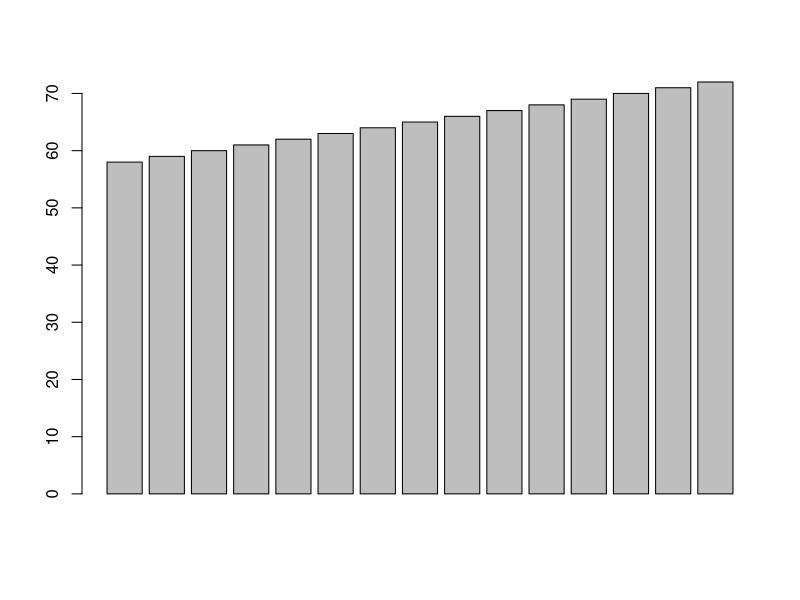
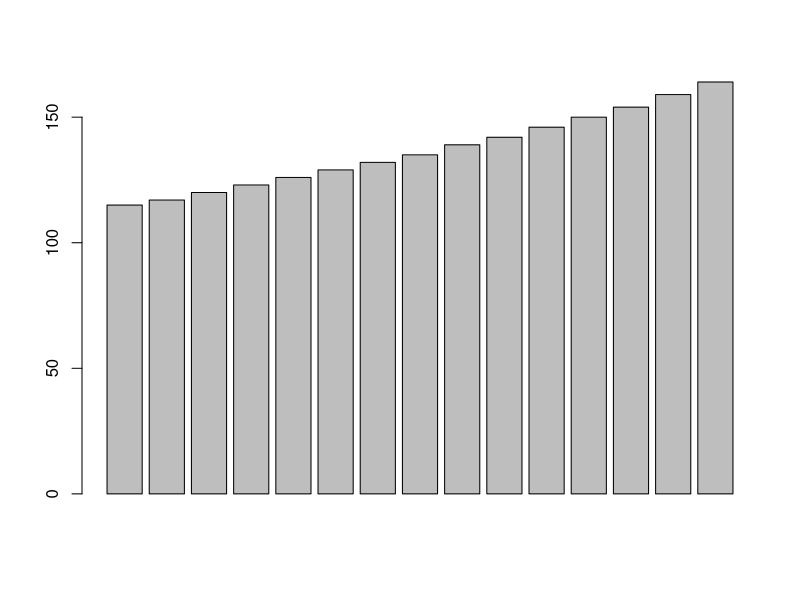
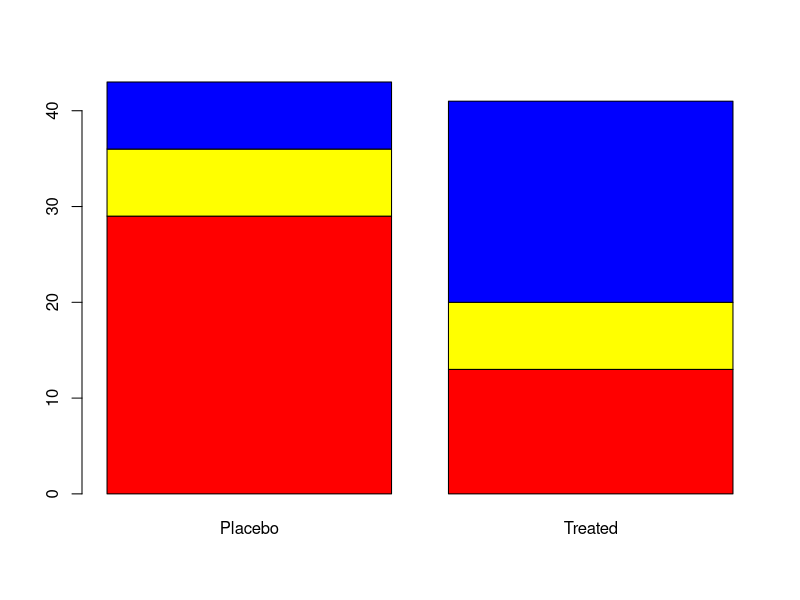
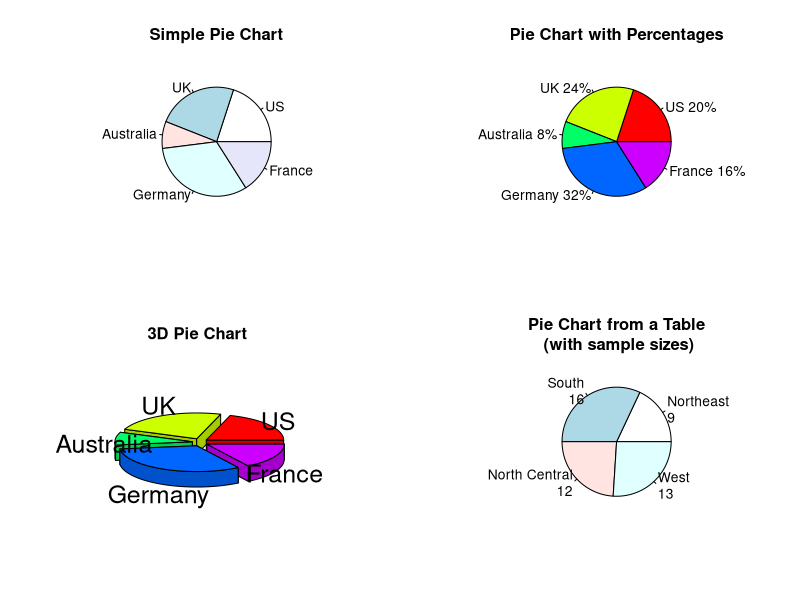
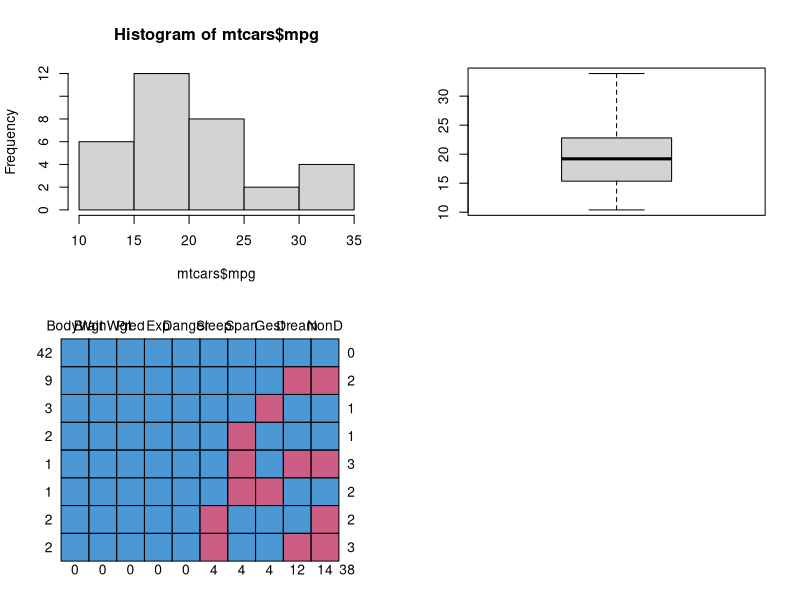
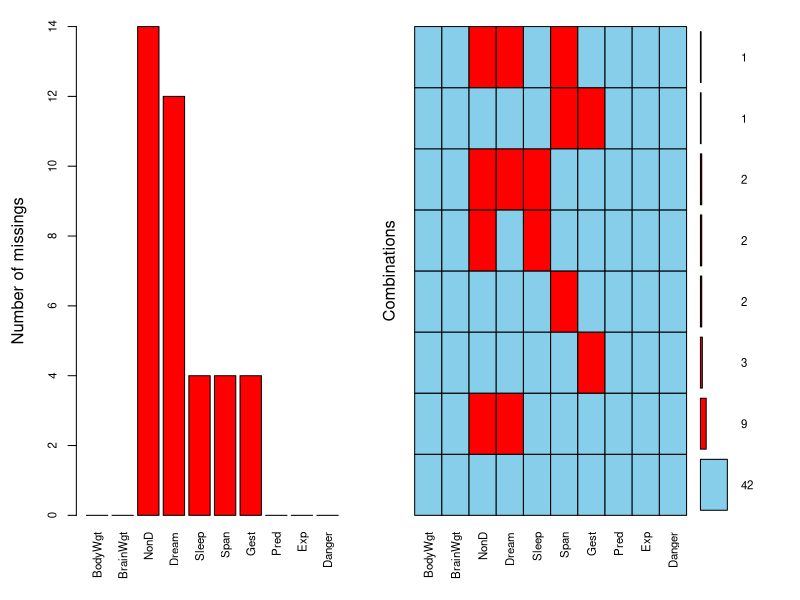

Generate these figures, in order, with R:
attach(women)
women
barplot(height)
barplot(weight)
library(vcd)
count = table(Arthritis$Improved, Arthritis$Treatment)
count
barplot(count,horiz = F,col=c("red","yellow","blue"))

par(mfrow=c(2, 2))
slices <- c(10, 12,4, 16, 8)
lbls <- c("US", "UK", "Australia", "Germany", "France")
pie(slices, labels = lbls,
    main="Simple Pie Chart")
pct <- round(slices/sum(slices)*100)
lbls2 <- paste(lbls, " ", pct, "%", sep="")
pie(slices, labels=lbls2, col=rainbow(length(lbls2)),
    main="Pie Chart with Percentages")
library(plotrix)
pie3D(slices, labels=lbls,explode=0.1,
      main="3D Pie Chart ")
mytable <- table(state.region)
lbls3 <- paste(names(mytable), "\n", mytable, sep="")
pie(mytable, labels = lbls3,
    main="Pie Chart from a Table\n (with sample sizes)")
hist(mtcars$mpg)
boxplot(mtcars$mpg)


v1 = c(1,2,NA,NA,5)
is.na(v1)
mean(v1,na.rm=T)
v1a = na.omit(v1)
sum(v1a)
?na.omit
anyNA(v1)
v1[is.na(v1)] = mean(v1,na.rm = T) #substitue NA with Mean
v1

library(VIM)
data(sleep,package = 'VIM')
head(sleep)
dim(sleep)
complete.cases(sleep)
sleep[complete.cases(sleep),]
sum(is.na(sleep$Dream))
mean(is.na(sleep$Dream))
mean(complete.cases(sleep))
colSums(is.na(sleep))
rowSums(is.na(sleep))

library(mice)
mice::md.pattern(sleep)
#42 rows without any missing values #2 rows with 1 NA Nond

VIM ::aggr(sleep, prop=F,numbers=T)

L1=letters[1:26]
(M2=month.name[1:12])
sample(L1,5,replace=T)
sample(M2,5,replace = T)


set.seed(100)
sample(M2,5,replace = T)
set.seed(100)
sample(M2,5,replace = T)

sample(M2,5,replace = T)
(grades=LETTERS[1:5])
(sgrades = sample(grades,20,replace = T,prob=c(0.4,0.3,0.1,0.1,0.1)))

  
